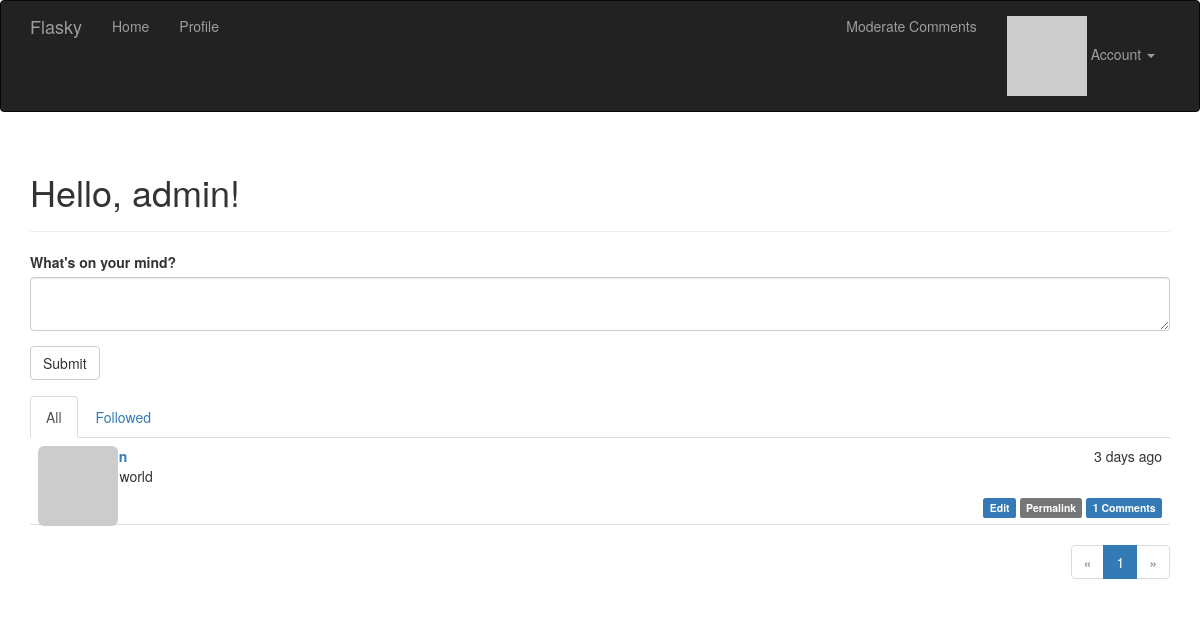
Page / (signed in) on the earlier database version.
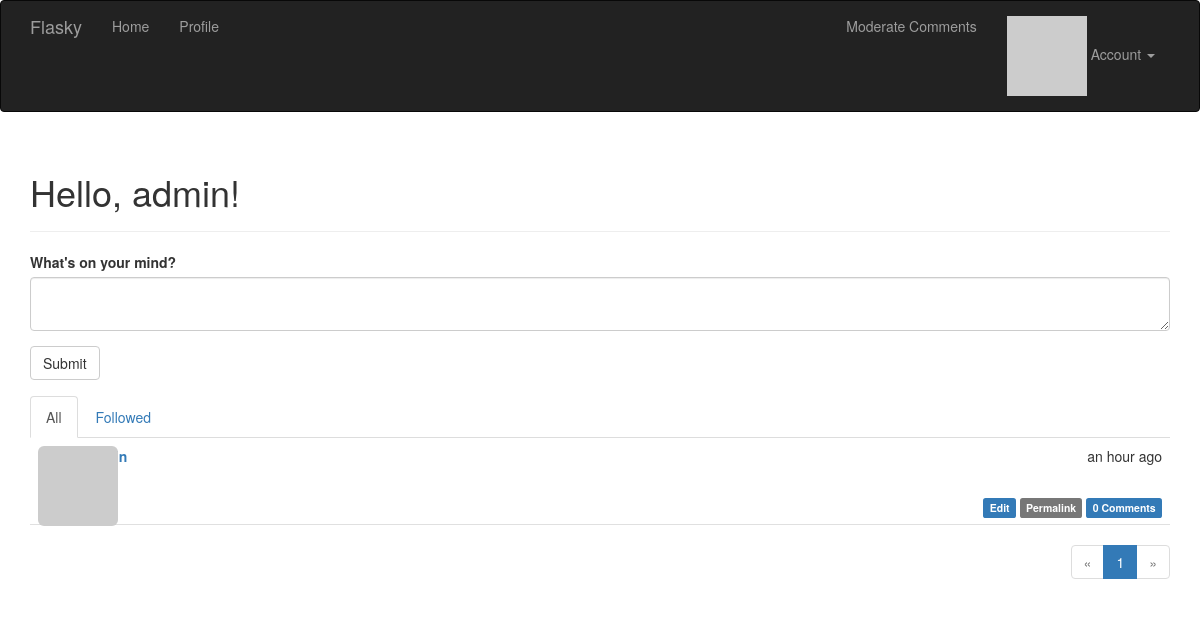
Same page on the later database version.
### app/models.py (models this page shows, shortened)
class Post(db.Model):
    __tablename__ = 'posts'
    id = db.Column(db.Integer, primary_key=True)
    body = db.Column(db.Text)
    body_html = db.Column(db.Text)
    timestamp = db.Column(db.DateTime, index=True, default=datetime.utcnow)
    author_id = db.Column(db.Integer, db.ForeignKey('users.id'))
    comments = db.relationship('Comment', backref='post', lazy='dynamic')

### app/main/views.py (the view)
@main.route('/', methods=['GET', 'POST'])
def index():
    form = PostForm()
    if current_user.can(Permission.WRITE) and form.validate_on_submit():
        post = Post(body=form.body.data,
                    author=current_user._get_current_object())
        db.session.add(post)
        db.session.commit()
        return redirect(url_for('.index'))
    page = request.args.get('page', 1, type=int)
    show_followed = False
    if current_user.is_authenticated:
        show_followed = bool(request.cookies.get('show_followed', ''))
    if show_followed:
        query = current_user.followed_posts
    else:
        query = Post.query
    pagination = query.order_by(Post.timestamp.desc()).paginate(
        page, per_page=current_app.config['FLASKY_POSTS_PER_PAGE'],
        error_out=False)
    posts = pagination.items
    return render_template('index.html', form=form, posts=posts,
                           show_followed=show_followed, pagination=pagination)

### app/main/forms.py
class PostForm(FlaskForm):
    body = PageDownField("What's on your mind?", validators=[Required()])
    submit = SubmitField('Submit')

### app/auth/views.py (called while the page is built)
@auth.before_app_request
def before_request():
    if current_user.is_authenticated:
        current_user.ping()
        if not current_user.confirmed and request.endpoint[:5] != 'auth.':
            return redirect(url_for('auth.unconfirmed'))

### app/main/__init__.py (called while the page is built)
@main.app_context_processor
def inject_permissions():
    return dict(Permission=Permission)

### app/main/views.py (called while the page is built)
@main.after_app_request
def after_request(response):
    for query in get_debug_queries():
        if query.duration >= current_app.config['FLASKY_SLOW_DB_QUERY_TIME']:
            current_app.logger.warning(
                'Slow query: %s\nParameters: %s\nDuration: %fs\nContext: %s\n'
                % (query.statement, query.parameters, query.duration,
                   query.context))
    return response

### app/models.py (called while the page is built)
@login_manager.user_loader
def load_user(user_id):
    return User.query.get(int(user_id))

    def has_permission(self, perm):
        return self.permissions & perm == perm

    def ping(self):
        self.last_seen = datetime.utcnow()
        db.session.add(self)

### app/templates/index.html (shortened to what this page needs)
{% extends "base.html" %}
{% import "bootstrap/wtf.html" as wtf %}
{% import "_macros.html" as macros %}
{% block page_content %}
<div class="page-header">
    <h1>Hello, {% if current_user.is_authenticated %}{{ current_user.username }}{% else %}Stranger{% endif %}!</h1>
</div>
<div>
    {% if current_user.can(Permission.WRITE) %}
    {{ wtf.quick_form(form) }}
    {% endif %}
</div>
<div class="post-tabs">
    <ul class="nav nav-tabs">
        <li{% if not show_followed %} class="active"{% endif %}><a href="{{ url_for('.show_all') }}">All</a></li>
        {% if current_user.is_authenticated %}
        <li{% if show_followed %} class="active"{% endif %}><a href="{{ url_for('.show_followed') }}">Followed</a></li>
        {% endif %}
    </ul>
    {% include '_posts.html' %}
</div>
{% if pagination %}
<div class="pagination">
    {{ macros.pagination_widget(pagination, '.index') }}
</div>
{% endif %}
{% endblock %}

### app/templates/_posts.html
<ul class="posts">
    {% for post in posts %}
    <li class="post">
        <div class="post-thumbnail">
            <a href="{{ url_for('.user', username=post.author.username) }}">
                <img class="img-rounded profile-thumbnail" src="{{ post.author.gravatar(size=40) }}">
            </a>
        </div>
        <div class="post-content">
            <div class="post-date">{{ moment(post.timestamp).fromNow() }}</div>
            <div class="post-author"><a href="{{ url_for('.user', username=post.author.username) }}">{{ post.author.username }}</a></div>
            <div class="post-body">
                {% if post.body_html %}
                    {{ post.body_html | safe }}
                {% else %}
                    {{ post.body }}
                {% endif %}
            </div>
            <div class="post-footer">
                {% if current_user == post.author %}
                <a href="{{ url_for('.edit', id=post.id) }}">
                    <span class="label label-primary">Edit</span>
                </a>
                {% elif current_user.is_administrator() %}
                <a href="{{ url_for('.edit', id=post.id) }}">
                    <span class="label label-danger">Edit [Admin]</span>
                </a>
                {% endif %}
                <a href="{{ url_for('.post', id=post.id) }}">
                    <span class="label label-default">Permalink</span>
                </a>
                <a href="{{ url_for('.post', id=post.id) }}#comments">
                    <span class="label label-primary">{{ post.comments.count() }} Comments</span>
                </a>
            </div>
        </div>
    </li>
    {% endfor %}
</ul>

Differences in the rows shown:
changed Post: timestamp "3 days ago" → "an hour ago"; comments.count "1" → "0"; body_html "hello world" → (not shown)
